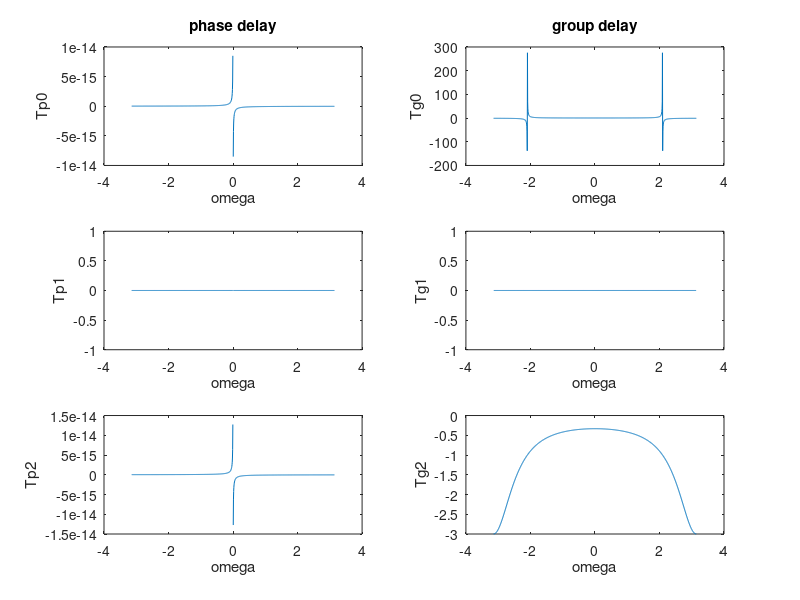

The MATLAB script that drew this image:
%delay
Fs=1000;
omega=-pi:2*pi/Fs:pi;

Tp0=(-1./omega)*atan(-sin(omega)/cos(omega));
Tp1=(-1./omega)*atan(0);
Tp2=(-1./omega)*atan(3*sin(omega)/(5*cos(omega)+4));

Tg0=1./(1+2*cos(omega));
Tg1=0./(2+2*cos(omega));
Tg2=-3./(5+4*cos(omega));

subplot(3,2,1);
plot(omega,Tp0);
xlabel('omega');
ylabel('Tp0');
title('phase delay')
subplot(3,2,2);
plot(omega,Tg0);
xlabel('omega');
ylabel('Tg0');
title('group delay');
subplot(3,2,3);
plot(omega,Tp1);
xlabel('omega');
ylabel('Tp1');
subplot(3,2,4);
plot(omega,Tg1);
xlabel('omega');
ylabel('Tg1');
subplot(3,2,5);
plot(omega,Tp2);
xlabel('omega');
ylabel('Tp2');
subplot(3,2,6);
plot(omega,Tg2);
xlabel('omega');
ylabel('Tg2');
